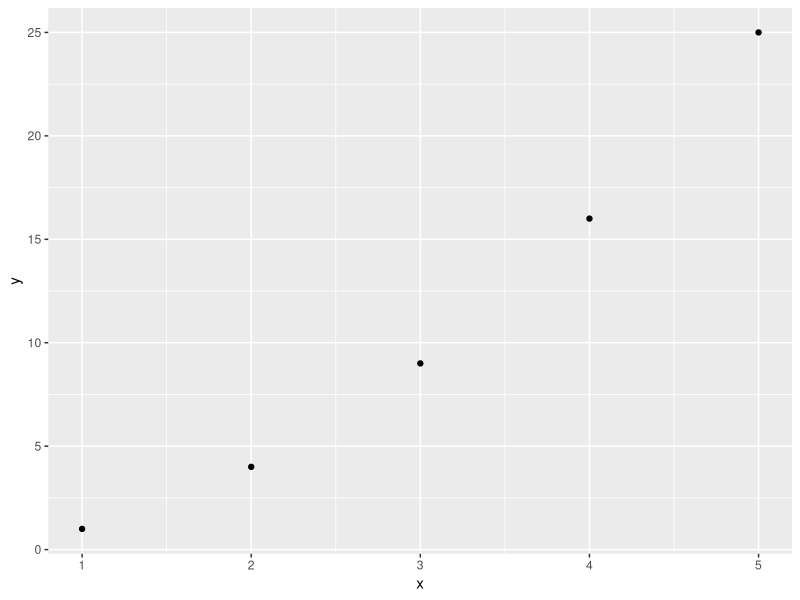

Here is the R script that generated this plot:
## ---- chunk 1
knitr::opts_chunk$set(echo = TRUE)
## ---- chunk 2

# Create a data frame
z <- data.frame(x=c(1,2,3,4,5), y=c(1,4,9,16,25))

# Print the data frame
print(z)

## ---- chunk 3

# Load the tidyverse package
library(tidyverse)

# Filter rows in the data frame z and create a new data frame z2
# the filter function is used to filter rows in a data frame, in this case we are filtering rows where x is greater than 2
z2 <- z %>%
  filter(x>2)

# Print the new data frame
print(z2)


## ---- chunk 4

# Create a scatter plot of the data frame z
# the ggplot function is used to create a plot, in this case we are creating a scatter plot of the data frame z with x on the x-axis and y on the y-axis

ggplot(z, aes(x=x, y=y)) +
  geom_point()


## ---- chunk 5
rm(list=ls())
